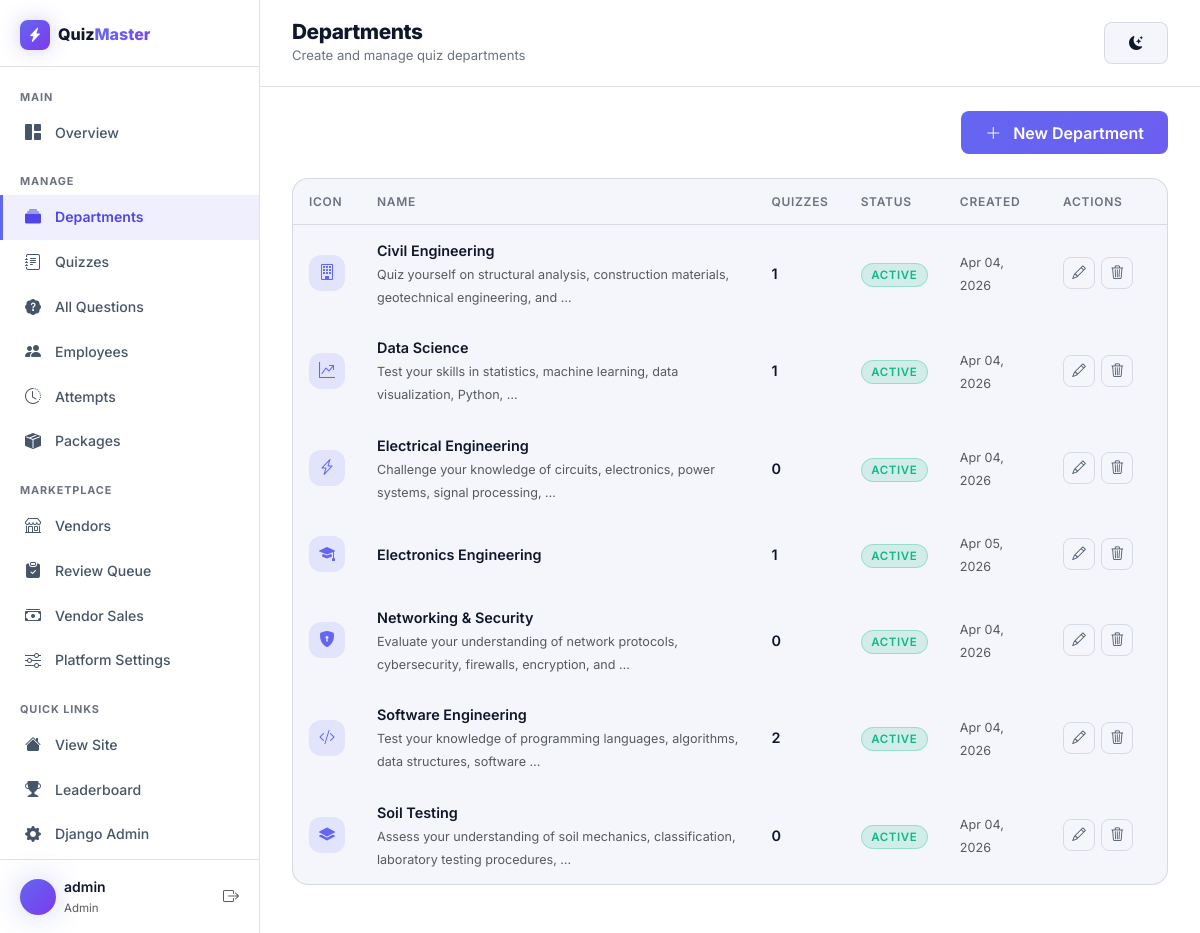
/dashboard/departments/ (signed in), run on the app's committed database.
### quizzes/models.py (models this page shows, shortened)
class Department(models.Model):
    name = models.CharField(max_length=200)
    slug = models.SlugField(max_length=200, unique=True, blank=True)
    description = models.TextField(blank=True)
    icon = models.CharField(
        max_length=50,
        default='bi-mortarboard-fill',
        help_text='Bootstrap icon class, e.g. bi-gear-fill'
    )
    is_active = models.BooleanField(default=True)
    is_approved = models.BooleanField(
        default=False,
        help_text='Vendor-created categories require admin approval before going public.'
    )
    created_by = models.ForeignKey(
        User,
        on_delete=models.SET_NULL,
        null=True, blank=True,
        related_name='created_departments',
        help_text='The vendor who created this category. Empty for admin-created.'
    )
    created_at = models.DateTimeField(auto_now_add=True)
    updated_at = models.DateTimeField(auto_now=True)
    class Meta:
        ordering = ['name']

### quizzes/views.py (the view)
# urls.py: path('dashboard/departments/', views.dashboard_departments, name='dashboard_departments'),
@staff_member_required
def dashboard_departments(request):
    departments = Department.objects.annotate(
        quiz_total=Count('quizzes')
    ).order_by('name')
    context = {'departments': departments, 'active_page': 'departments'}
    return render(request, 'quizzes/dashboard/departments.html', context)

### quizzes/templates/quizzes/dashboard/departments.html (shortened to what this page needs)
{% extends "quizzes/dashboard/base.html" %}
{% block page_title %}Departments{% endblock %}
{% block page_subtitle %}Create and manage quiz departments{% endblock %}
{% block dash_content %}
<div class="d-flex justify-content-between align-items-center mb-4">
    <a href="{% url 'dashboard_department_create' %}" class="btn btn-gradient">
        <i class="bi bi-plus-lg me-2"></i> New Department
    </a>
</div>
<div class="dash-card">
    <div class="dash-card-body p-0">
        {% if departments %}
        <div class="table-responsive">
            <table class="dash-table">
                <thead>
                    <tr>
                        <th>Icon</th>
                        <th>Name</th>
                        <th>Quizzes</th>
                        <th>Status</th>
                        <th>Created</th>
                        <th style="width: 120px;">Actions</th>
                    </tr>
                </thead>
                <tbody>
                    {% for dept in departments %}
                    <tr>
                        <td>
                            <div class="dash-stat-icon" style="width:36px;height:36px;font-size:1rem;background:rgba(99,102,241,0.12);color:var(--accent-primary);">
                                <i class="bi {{ dept.icon }}"></i>
                            </div>
                        </td>
                        <td>
                            <div class="fw-600">{{ dept.name }}</div>
                            <small class="text-muted">{{ dept.description|truncatewords:10 }}</small>
                        </td>
                        <td><span class="fw-600">{{ dept.quiz_total }}</span></td>
                        <td>
                            {% if dept.is_active %}
                                <span class="quiz-badge badge-pass">Active</span>
                            {% else %}
                                <span class="quiz-badge badge-fail">Inactive</span>
                            {% endif %}
                        </td>
                        <td><small class="text-muted">{{ dept.created_at|date:"M d, Y" }}</small></td>
                        <td>
                            <div class="dash-actions">
                                <a href="{% url 'dashboard_department_edit' pk=dept.pk %}" class="dash-action-btn" title="Edit">
                                    <i class="bi bi-pencil"></i>
                                </a>
                                <a href="{% url 'dashboard_department_delete' pk=dept.pk %}" class="dash-action-btn danger" title="Delete">
                                    <i class="bi bi-trash3"></i>
                                </a>
                            </div>
                        </td>
                    </tr>
                    {% endfor %}
                </tbody>
            </table>
        </div>
        {% else %}
        <div class="dash-empty">
            <i class="bi bi-collection d-block"></i>
            <h5>No Departments</h5>
            <p>Create your first department to get started.</p>
        </div>
        {% endif %}
    </div>
</div>
{% endblock %}

### quizzes/templates/quizzes/dashboard/base.html (shortened to what this page needs)
{% load static %}
<!DOCTYPE html>
<html lang="en" data-bs-theme="light" data-theme="light">
<head>
    <link href="https://cdn.jsdelivr.net/npm/bootstrap@5.3.3/dist/css/bootstrap.min.css" rel="stylesheet">
    <link href="https://cdn.jsdelivr.net/npm/bootstrap-icons@1.11.3/font/bootstrap-icons.css" rel="stylesheet">
    <link rel="stylesheet" href="{% static 'css/style.css' %}?v=6">
    <link rel="stylesheet" href="{% static 'css/dashboard.css' %}?v=6">
</head>
<body class="dashboard-body">
    <aside class="dash-sidebar" id="dashSidebar">
        <div class="dash-sidebar-header">
            <a href="{% url 'home' %}" class="d-flex align-items-center gap-2 text-decoration-none">
                <div class="brand-icon brand-icon-sm">
                    <i class="bi bi-lightning-charge-fill"></i>
                </div>
                <span class="fw-800 text-white">Quiz<span class="text-gradient">Master</span></span>
            </a>
        </div>
        <nav class="dash-nav">
            <div class="dash-nav-section">
                <div class="dash-nav-label">Main</div>
                <a href="{% url 'dashboard' %}" class="dash-nav-link {% if active_page == 'overview' %}active{% endif %}">
                    <i class="bi bi-grid-1x2-fill"></i> Overview
                </a>
            </div>
            <div class="dash-nav-section">
                <div class="dash-nav-label">Manage</div>
                <a href="{% url 'dashboard_departments' %}" class="dash-nav-link {% if active_page == 'departments' %}active{% endif %}">
                    <i class="bi bi-collection-fill"></i> Departments
                </a>
                <a href="{% url 'dashboard_quizzes' %}" class="dash-nav-link {% if active_page == 'quizzes' %}active{% endif %}">
                    <i class="bi bi-journal-text"></i> Quizzes
                </a>
                <a href="{% url 'dashboard_all_questions' %}" class="dash-nav-link {% if active_page == 'questions' %}active{% endif %}">
                    <i class="bi bi-patch-question-fill"></i> All Questions
                </a>
                <a href="{% url 'dashboard_employees' %}" class="dash-nav-link {% if active_page == 'employees' %}active{% endif %}">
                    <i class="bi bi-people-fill"></i> Employees
                </a>
                <a href="{% url 'dashboard_attempts' %}" class="dash-nav-link {% if active_page == 'attempts' %}active{% endif %}">
                    <i class="bi bi-clock-history"></i> Attempts
                </a>
                <a href="{% url 'dashboard_packages' %}" class="dash-nav-link {% if active_page == 'packages' %}active{% endif %}">
                    <i class="bi bi-box-seam-fill"></i> Packages
                </a>
            </div>
            <div class="dash-nav-section">
                <div class="dash-nav-label">Marketplace</div>
                <a href="{% url 'dashboard_vendors' %}" class="dash-nav-link {% if active_page == 'vendors' %}active{% endif %}">
                    <i class="bi bi-shop"></i> Vendors
                </a>
                <a href="{% url 'dashboard_review_quizzes' %}" class="dash-nav-link {% if active_page == 'reviews' %}active{% endif %}">
                    <i class="bi bi-clipboard-check-fill"></i> Review Queue
                </a>
                <a href="{% url 'dashboard_vendor_sales' %}" class="dash-nav-link {% if active_page == 'vendor_sales' %}active{% endif %}">
                    <i class="bi bi-cash-stack"></i> Vendor Sales
                </a>
                <a href="{% url 'dashboard_settings' %}" class="dash-nav-link {% if active_page == 'settings' %}active{% endif %}">
                    <i class="bi bi-sliders"></i> Platform Settings
                </a>
            </div>
            <div class="dash-nav-section">
                <div class="dash-nav-label">Quick Links</div>
                <a href="{% url 'home' %}" class="dash-nav-link">
                    <i class="bi bi-house-fill"></i> View Site
                </a>
                <a href="{% url 'leaderboard' %}" class="dash-nav-link">
                    <i class="bi bi-trophy-fill"></i> Leaderboard
                </a>
                <a href="{% url 'admin:index' %}" class="dash-nav-link" target="_blank">
                    <i class="bi bi-gear-fill"></i> Django Admin
                </a>
            </div>
        </nav>
        <div class="dash-sidebar-footer">
            <div class="d-flex align-items-center gap-2">
                <div class="profile-avatar" style="width: 36px; height: 36px; font-size: 0.85rem;">
                </div>
                <div>
                    <div class="fw-600 small text-white">{{ user.get_full_name|default:user.username }}</div>
                    <div class="text-muted" style="font-size: 0.72rem;">
                        {% if user.is_superuser %}Admin{% else %}Staff{% endif %}
                    </div>
                </div>
            </div>
            <a href="{% url 'logout' %}" class="text-muted" title="Logout">
                <i class="bi bi-box-arrow-right"></i>
            </a>
        </div>
    </aside>
    <div class="dash-main">
        <header class="dash-topbar">
            <div>
                <h1 class="dash-page-title">{% block page_title %}Dashboard{% endblock %}</h1>
                <p class="dash-page-subtitle mb-0">{% block page_subtitle %}{% endblock %}</p>
            </div>
            <button type="button" class="btn btn-glass btn-sm ms-auto" data-theme-toggle title="Toggle light / dark mode" aria-label="Toggle light or dark mode">
                <i class="bi bi-sun-fill"></i>
            </button>
        </header>
        <div class="dash-content">
            {% block dash_content %}{% endblock %}
        </div>
    </div>
</body>
</html>

### static/css/style.css (style rules this page uses)
:root { --bg-primary: #0a0e1a; --bg-secondary: #111827; --bg-card: rgba(17, 24, 39, 0.6); --bg-card-hover: rgba(30, 41, 59, 0.7); --glass-bg: rgba(255, 255, 255, 0.03); --glass-border: rgba(255, 255, 255, 0.08); --glass-highlight: rgba(255, 255, 255, 0.05); --accent-primary: #6366f1; --accent-secondary: #8b5cf6; --accent-tertiary: #a78bfa; --gradient-start: #6366f1; --gradient-mid: #8b5cf6; --gradient-end: #ec4899; --text-primary: #f1f5f9; --text-secondary: #94a3b8; --text-muted: #64748b; --success: #10b981; --warning: #f59e0b; --danger: #ef4444; --info: #3b82f6; --radius-sm: 8px; --radius-md: 12px; --radius-lg: 16px; --radius-xl: 24px; --shadow-sm: 0 2px 8px rgba(0, 0, 0, 0.3); --shadow-md: 0 4px 16px rgba(0, 0, 0, 0.4); --shadow-lg: 0 8px 32px rgba(0, 0, 0, 0.5); --shadow-glow: 0 0 40px rgba(99, 102, 241, 0.15); --font-primary: 'Inter', -apple-system, BlinkMacSystemFont, sans-serif; --font-mono: 'JetBrains Mono', monospace; --transition-fast: 0.15s ease; --transition-normal: 0.3s cubic-bezier(0.4, 0, 0.2, 1); --transition-slow: 0.5s cubic-bezier(0.4, 0, 0.2, 1); }
html[data-theme="light"] { --bg-primary: #ffffff; --bg-secondary: #f4f6fb; --bg-card: #f4f6fb; --bg-card-hover: #eceff5; --glass-bg: #f4f6fb; --glass-border: rgba(15, 23, 42, 0.12); --glass-highlight: rgba(15, 23, 42, 0.05); --text-primary: #0f172a; --text-secondary: #475569; --text-muted: #6b7280; --shadow-sm: 0 1px 2px rgba(15, 23, 42, 0.06); --shadow-md: 0 6px 18px rgba(15, 23, 42, 0.10); --shadow-lg: 0 16px 40px rgba(15, 23, 42, 0.14); --shadow-glow: 0 8px 24px rgba(99, 102, 241, 0.18); --accent-secondary: #6d5ef0; --accent-tertiary: #4f46e5; --gradient-start: #6366f1; --gradient-mid: #6d5ef0; --gradient-end: #7c3aed; color-scheme: light; }
html[data-theme="light"], html[data-theme="light"] body { background: var(--bg-primary); color: var(--text-primary); }
body, .glass-navbar, .glass-footer, .glass-card, .dash-sidebar, .dash-topbar { transition: background-color var(--transition-normal), border-color var(--transition-normal), color var(--transition-normal); }
*, *::before, *::after { margin: 0; padding: 0; box-sizing: border-box; }
html { scroll-behavior: smooth; }
body { font-family: var(--font-primary); background: var(--bg-primary); color: var(--text-primary); min-height: 100vh; overflow-x: hidden; line-height: 1.6; }
.text-gradient { background: linear-gradient(135deg, var(--gradient-start), var(--gradient-mid), var(--gradient-end)); -webkit-background-clip: text; -webkit-text-fill-color: transparent; background-clip: text; }
.fw-800 { font-weight: 800; }
.fw-600 { font-weight: 600; }
h1, h2, h3, h4, h5, h6 { font-weight: 700; letter-spacing: -0.02em; }
.brand-icon { width: 38px; height: 38px; background: linear-gradient(135deg, var(--gradient-start), var(--gradient-end)); border-radius: var(--radius-sm); display: flex; align-items: center; justify-content: center; font-size: 1.1rem; color: #fff; box-shadow: 0 0 20px rgba(99, 102, 241, 0.3); }
.brand-icon-sm { width: 30px; height: 30px; font-size: 0.9rem; }
.btn-gradient { background: linear-gradient(135deg, var(--gradient-start), var(--gradient-mid)); border: none; color: #fff; font-weight: 600; padding: 0.6rem 1.5rem; border-radius: var(--radius-sm); transition: var(--transition-normal); position: relative; overflow: hidden; }
.btn-gradient::before { content: ''; position: absolute; top: 0; left: -100%; width: 100%; height: 100%; background: linear-gradient(90deg, transparent, rgba(255, 255, 255, 0.15), transparent); transition: 0.5s; }
.btn-glass { background: var(--glass-bg); border: 1px solid var(--glass-border); color: var(--text-primary); font-weight: 500; padding: 0.6rem 1.5rem; border-radius: var(--radius-sm); transition: var(--transition-normal); backdrop-filter: blur(10px); }
.quiz-badge { font-size: 0.72rem; font-weight: 600; padding: 0.25rem 0.6rem; border-radius: var(--radius-xl); text-transform: uppercase; letter-spacing: 0.05em; }
.badge-pass { background: rgba(16, 185, 129, 0.15); color: var(--success); border: 1px solid rgba(16, 185, 129, 0.3); }
.profile-avatar { width: 72px; height: 72px; background: linear-gradient(135deg, var(--gradient-start), var(--gradient-end)); border-radius: 50%; display: flex; align-items: center; justify-content: center; font-size: 1.8rem; font-weight: 800; color: #fff; flex-shrink: 0; box-shadow: 0 0 30px rgba(99, 102, 241, 0.3); }

### data on the page
Department: name "Civil Engineering", description "Quiz yourself on structural analysis, construction materials, geotechnical engineering, and …", quiz_total "1", is_active "ACTIVE", created_at "Apr 04, 2026"
Department: name "Data Science", description "Test your skills in statistics, machine learning, data visualization, Python, …", quiz_total "1", is_active "ACTIVE", created_at "Apr 04, 2026"
Department: name "Electrical Engineering", description "Challenge your knowledge of circuits, electronics, power systems, signal processing, …", quiz_total "0", is_active "ACTIVE", created_at "Apr 04, 2026"
Department: name "Electronics Engineering", quiz_total "1", is_active "ACTIVE", created_at "Apr 05, 2026"
Department: name "Networking & Security", description "Evaluate your understanding of network protocols, cybersecurity, firewalls, encryption, and …", quiz_total "0", is_active "ACTIVE", created_at "Apr 04, 2026"
Department: name "Software Engineering", description "Test your knowledge of programming languages, algorithms, data structures, software …", quiz_total "2", is_active "ACTIVE", created_at "Apr 04, 2026"
Department: name "Soil Testing", description "Assess your understanding of soil mechanics, classification, laboratory testing procedures, …", quiz_total "0", is_active "ACTIVE", created_at "Apr 04, 2026"

### other printed values
{{ user.get_full_name|default:user.username }} "admin"
